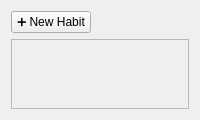
<?xml version="1.0" encoding="UTF-8"?>
<ui version="4.0">
 <class>HabitsPage</class>
 <widget class="QWidget" name="HabitsPage">
  <layout class="QVBoxLayout" name="verticalLayout">
   <!-- Top bar: New Habit button and year selector -->
   <item>
    <layout class="QHBoxLayout" name="topBarLayout">
     <item>
      <widget class="QPushButton" name="newHabitButton">
       <property name="text"><string>➕ New Habit</string></property>
       <property name="sizePolicy">
        <sizepolicy hsizetype="Fixed" vsizetype="Fixed">
         <horstretch>0</horstretch>
         <verstretch>0</verstretch>
        </sizepolicy>
       </property>
      </widget>
     </item>
     <item>
      <spacer name="headerSpacer">
       <property name="orientation"><enum>Qt::Horizontal</enum></property>
       <property name="sizeType"><enum>QSizePolicy::Expanding</enum></property>
       <property name="sizeHint">
        <size>
         <width>0</width>
         <height>0</height>
        </size>
       </property>
      </spacer>
     </item>
    </layout>
   </item>

   <!-- Scrollable list of habit cards -->
   <item>
    <widget class="QScrollArea" name="habitsScrollArea">
     <property name="widgetResizable"><bool>true</bool></property>
     <property name="sizePolicy">
      <sizepolicy hsizetype="Expanding" vsizetype="Expanding">
       <horstretch>0</horstretch>
       <verstretch>0</verstretch>
      </sizepolicy>
     </property>
     <widget class="QWidget" name="habitsContainer">
      <layout class="QVBoxLayout" name="habitsListLayout">
       <property name="alignment"><set>Qt::AlignTop</set></property>
      </layout>
     </widget>
    </widget>
   </item>
  </layout>
 </widget>
 <resources/>
 <connections/>
</ui>
